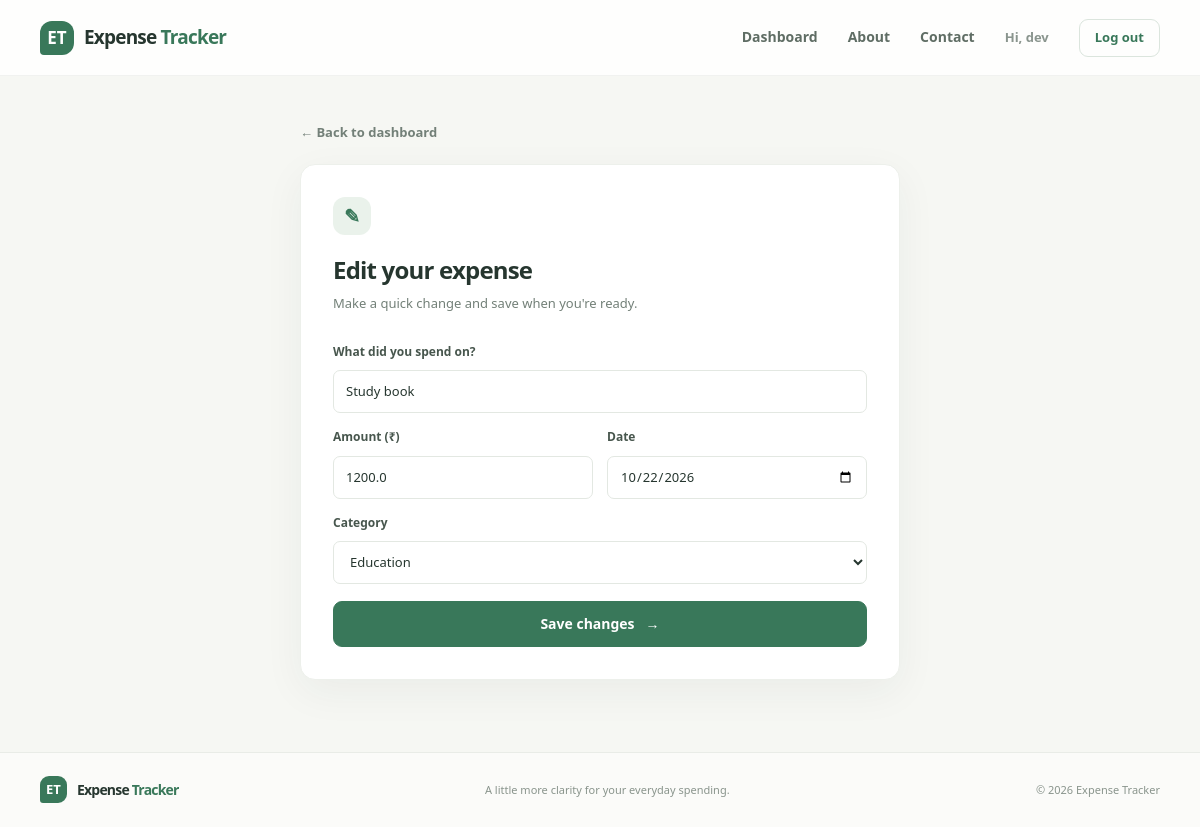
The page /expenses/9/edit (signed in) on the database its author committed.
### tables this page shows
CREATE TABLE users (
                id INTEGER PRIMARY KEY AUTOINCREMENT,
                name TEXT NOT NULL,
                email TEXT NOT NULL UNIQUE,
                password_hash TEXT NOT NULL,
                created_at TEXT NOT NULL
            );

CREATE TABLE expense(
          id INTEGER PRIMARY KEY AUTOINCREMENT,
          title TEXT,
          amount REAL,
          category TEXT
    , user_id INTEGER REFERENCES users(id) ON DELETE CASCADE, expense_date TEXT, created_at TEXT);

### app.py (the view, shortened to what this page needs)
@app.route("/expenses/<int:expense_id>/edit", methods=["GET", "POST"])
@login_required
def edit_expense(expense_id):
    with get_db() as connection:
        expense = connection.execute(
            "SELECT * FROM expense WHERE id = ? AND user_id = ?",
            (expense_id, session["user_id"]),
        ).fetchone()
    if expense is None:
        abort(404)
    return render_template("edit_expanse.html", expense=expense, categories=CATEGORIES)

### app.py (called while the page is built)
@contextmanager
def get_db():
    connection = sqlite3.connect(app.config["DATABASE"])
    connection.row_factory = sqlite3.Row
    connection.execute("PRAGMA foreign_keys = ON")
    try:
        yield connection
        connection.commit()
    except Exception:
        connection.rollback()
        raise
    finally:
        connection.close()

def login_required(view):
    @wraps(view)
    def wrapped_view(*args, **kwargs):
        if not session.get("user_id"):
            flash("Please log in to continue.", "info")
            return redirect(url_for("login"))
        return view(*args, **kwargs)
    return wrapped_view

def csrf_token():
    token = session.get("_csrf_token")
    if token is None:
        token = secrets.token_urlsafe(32)
        session["_csrf_token"] = token
    return token

@app.before_request
def protect_forms():
    if request.method == "POST":
        submitted_token = request.form.get("_csrf_token", "")
        expected_token = session.get("_csrf_token", "")
        if not submitted_token or not expected_token or not hmac.compare_digest(
            submitted_token, expected_token
        ):
            abort(400, description="Your form has expired. Please reload the page and try again.")

@app.context_processor
def inject_template_values():
    user = None
    user_id = session.get("user_id")
    if user_id:
        with get_db() as connection:
            user = connection.execute(
                "SELECT id, name, email FROM users WHERE id = ?", (user_id,)
            ).fetchone()
        if user is None:
            session.clear()
    return {
        "current_user": user,
        "csrf_token": csrf_token,
        "today_year": date.today().year,
    }

### templates/edit_expanse.html (shortened to what this page needs)
{% extends "base.html" %}
{% block content %}
<section class="form-page">
    <a class="back-link" href="{{ url_for('dashboard') }}">← Back to dashboard</a>
    <div class="form-card expense-form-card">
        <div class="form-heading"><span class="form-icon">✎</span><h1>Edit your expense</h1><p>Make a quick change and save when you're ready.</p></div>
        <form method="post" action="{{ url_for('edit_expense', expense_id=expense.id) }}" class="stacked-form">
            <label for="title">What did you spend on?</label>
            <input id="title" name="title" type="text" value="{{ request.form.get('title', expense.title) }}" required maxlength="100" autofocus>
            <div class="form-row">
                <div><label for="amount">Amount (₹)</label><input id="amount" name="amount" type="number" min="0.01" max="1000000000" step="0.01" value="{{ request.form.get('amount', expense.amount) }}" required></div>
                <div><label for="expense_date">Date</label><input id="expense_date" name="expense_date" type="date" value="{{ request.form.get('expense_date', expense.expense_date or '') }}" required></div>
            </div>
            <label for="category">Category</label>
            <select id="category" name="category" required>
                {% for category in categories %}
                    <option value="{{ category }}" {% if request.form.get('category', expense.category) == category %}selected{% endif %}>{{ category }}</option>
                {% endfor %}
            </select>
            <button class="button button-full" type="submit">Save changes <span aria-hidden="true">→</span></button>
        </form>
    </div>
</section>
{% endblock %}

### templates/base.html (shortened to what this page needs)
<!doctype html>
<html lang="en">
<head>
    <link rel="stylesheet" href="{{ url_for('static', filename='css/style.css') }}">
</head>
<body>
    <header class="site-header">
        <div class="nav-wrap">
            <a class="brand" href="{{ url_for('index') }}">
                <span class="brand-mark">ET</span>
                <span>Expense <span class="brand-light">Tracker</span></span>
            </a>
            <nav class="main-nav" aria-label="Main navigation">
                {% if current_user %}
                    <a href="{{ url_for('dashboard') }}">Dashboard</a>
                    <a href="{{ url_for('about') }}">About</a>
                    <a href="{{ url_for('contact') }}">Contact</a>
                    <span class="nav-user">Hi, {{ current_user.name.split(' ')[0] }}</span>
                    <form class="nav-form" action="{{ url_for('logout') }}" method="post">
                        <button class="button button-small button-outline" type="submit">Log out</button>
                    </form>
                {% else %}
                    <a href="{{ url_for('about') }}">About</a>
                    <a href="{{ url_for('contact') }}">Contact</a>
                    <a href="{{ url_for('login') }}">Log in</a>
                    <a class="button button-small" href="{{ url_for('register') }}">Get started</a>
                {% endif %}
            </nav>
        </div>
    </header>
    <main class="page-shell">
        {% block content %}{% endblock %}
    </main>
    <footer class="site-footer">
        <div class="footer-inner">
            <a class="brand footer-brand" href="{{ url_for('index') }}">
                <span class="brand-mark">ET</span>
                <span>Expense <span class="brand-light">Tracker</span></span>
            </a>
            <p>A little more clarity for your everyday spending.</p>
            <span>© {{ today_year }} Expense Tracker</span>
        </div>
    </footer>
</body>
</html>

### static/css/style.css (style rules this page uses)
:root { --ink: #26362f; --muted: #738078; --green: #39785a; --green-dark: #2d6248; --green-soft: #eaf2eb; --cream: #f6f7f3; --paper: #fff; --line: #e9ece7; --yellow: #f1c969; --shadow: 0 14px 45px rgba(37, 57, 46, .07); }
* { box-sizing: border-box; }
html { min-width: 320px; scroll-behavior: smooth; }
body { margin: 0; color: var(--ink); background: var(--cream); font-family: "Segoe UI", Arial, sans-serif; font-size: 15px; line-height: 1.6; }
a { color: inherit; text-decoration: none; }
button, input, select, textarea { font: inherit; }
button, a, input, select, textarea { -webkit-tap-highlight-color: transparent; }
.site-header { height: 76px; background: rgba(255,255,255,.86); border-bottom: 1px solid rgba(38,54,47,.06); }
.nav-wrap, .footer-inner { width: min(1120px, calc(100% - 48px)); margin: 0 auto; display: flex; align-items: center; justify-content: space-between; height: 100%; }
.brand { display: inline-flex; align-items: center; gap: 10px; font-family: "Segoe UI", Arial, sans-serif; font-size: 19px; font-weight: 800; letter-spacing: -.8px; }
.brand-mark { display: grid; width: 34px; height: 34px; place-items: center; border-radius: 12px 12px 12px 4px; color: white; background: var(--green); font-size: 17px; letter-spacing: 0; }
.brand-light { color: var(--green); }
.main-nav { display: flex; align-items: center; gap: 30px; color: #5f6d64; font-size: 14px; font-weight: 600; }
.nav-user { color: #8a958e; font-size: 13px; }
.nav-form { margin: 0; }
.page-shell { min-height: calc(100vh - 150px); }
.button { min-height: 46px; display: inline-flex; justify-content: center; align-items: center; gap: 11px; padding: 0 21px; border: 1px solid var(--green); border-radius: 9px; color: white; background: var(--green); font-size: 14px; font-weight: 700; cursor: pointer; transition: background .18s, transform .18s, box-shadow .18s; }
.button-small { min-height: 38px; padding: 0 15px; font-size: 13px; }
.button-outline { border-color: #dbe5dd; color: var(--green); background: transparent; }
.button-full { width: 100%; margin-top: 8px; }
h1, h2, h3, p { margin-top: 0; }
h1, h2, h3 { font-family: "Segoe UI", Arial, sans-serif; letter-spacing: -1px; }
.site-footer { min-height: 74px; border-top: 1px solid #e9ece7; background: rgba(255,255,255,.55); }
.footer-inner { min-height: 74px; gap: 20px; }
.footer-brand { font-size: 14px; }
.footer-brand .brand-mark { width: 27px; height: 27px; border-radius: 9px 9px 9px 3px; font-size: 13px; }
.footer-inner p, .footer-inner > span { margin: 0; color: #89948c; font-size: 11px; }
.form-card { padding: 32px; border: 1px solid #edf0eb; border-radius: 15px; background: white; box-shadow: 0 12px 40px rgba(37,57,46,.055); }
.form-heading { margin-bottom: 23px; }
.form-icon { display: grid; width: 38px; height: 38px; margin-bottom: 16px; place-items: center; border-radius: 12px; color: var(--green); background: #eaf2eb; font-size: 19px; font-weight: 700; }
.form-heading h2, .form-heading h1 { margin: 0 0 4px; font-size: 22px; letter-spacing: -.8px; }
.form-heading p { margin: 0; color: var(--muted); font-size: 13px; }
.stacked-form { display: grid; gap: 9px; }
.stacked-form label { margin-top: 5px; color: #47564d; font-size: 12px; font-weight: 700; }
.stacked-form input, .stacked-form select, .stacked-form textarea, .filter-form input, .filter-form select { width: 100%; min-height: 43px; padding: 0 12px; border: 1px solid #e3e8e2; border-radius: 7px; outline: none; color: var(--ink); background: white; font-size: 13px; transition: border-color .16s, box-shadow .16s; }
.stacked-form input::placeholder, .stacked-form textarea::placeholder, .filter-form input::placeholder { color: #a7b0aa; }
.form-page { width: min(600px, calc(100% - 40px)); margin: 0 auto; padding: 43px 0 72px; }
.back-link { color: #738078; font-size: 13px; font-weight: 600; }
.expense-form-card { margin-top: 21px; }
.expense-form-card .form-heading h1 { font-size: 24px; }
.form-row { display: grid; grid-template-columns: 1fr 1fr; gap: 14px; }
.form-row > div { display: grid; gap: 9px; }

### rows shown on the page
users: name "dev"
expense: title "Study book", amount "1200.0", expense_date "10/22/2026", category "Education"
